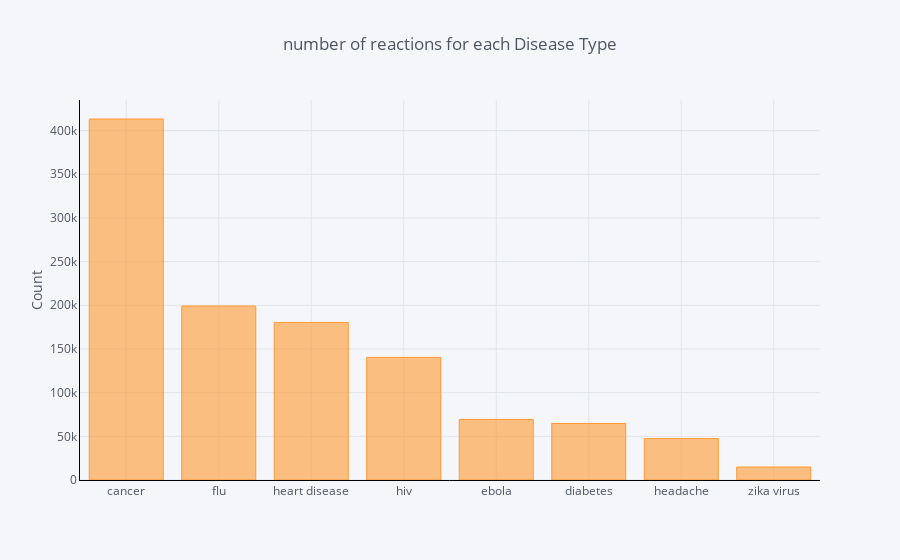

This figure's notebook cell:
### Code cell
df.groupby('type').sum()['num_reactions'].sort_values(ascending=False).iplot(
    kind='bar', yTitle='Count', linecolor='black', title='number of reactions for each Disease Type')

### Figure 1 — Plotly figure (JSON) as saved in the notebook; plotly's stock layout.template omitted (floating-point values rounded to 4 significant figures)
{"data": [{"marker": {"color": "rgba(255, 153, 51, 0.6)", "line": {"color": "rgba(255, 153, 51, 1.0)", "width": 1}}, "name": "num_reactions", "orientation": "v", "text": "", "type": "bar", "uid": "3344809d-739f-4940-be84-56184268e07c", "x": ["cancer", "flu", "heart disease", "hiv", "ebola", "diabetes", "headache", "zika virus"], "y": [413260, 199214, 180359, 140326, 69333, 64744, 47403, 14853]}], "layout": {"legend": {"bgcolor": "#F5F6F9", "font": {"color": "#4D5663"}}, "paper_bgcolor": "#F5F6F9", "plot_bgcolor": "#F5F6F9", "title": {"font": {"color": "#4D5663"}, "text": "number of reactions for each Disease Type"}, "xaxis": {"gridcolor": "#E1E5ED", "linecolor": "black", "showgrid": true, "tickfont": {"color": "#4D5663"}, "title": {"font": {"color": "#4D5663"}, "text": ""}, "zerolinecolor": "#E1E5ED"}, "yaxis": {"gridcolor": "#E1E5ED", "linecolor": "black", "showgrid": true, "tickfont": {"color": "#4D5663"}, "title": {"font": {"color": "#4D5663"}, "text": "Count"}, "zerolinecolor": "#E1E5ED"}}}
